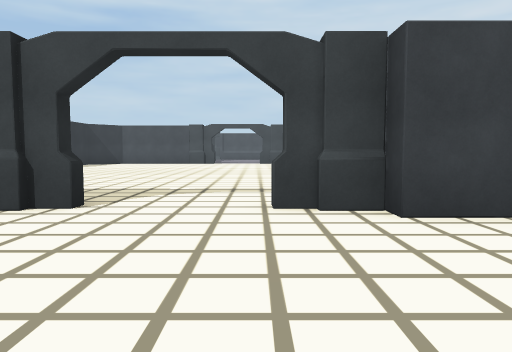
View 1 (above)

19 first-person views from a walk through a Unity game level. The camera is 1.4 m above the floor, tilts 4° down and sees 70° across. Doors are open. The floor is counted in squares, 2 m on a side. Each view is taken from the middle of a square. On the plan, view 1 faces up. The plan holds only what a view shows up to about 11 squares ahead; the rest is blank. The place goes on beyond the plan. Some animated figures are left out. Surface patterns are stand-ins for the level's own textures.

View 2
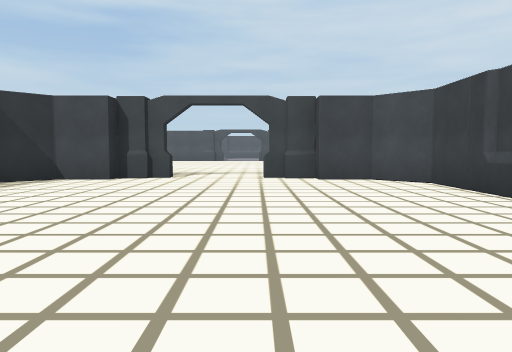

View 3
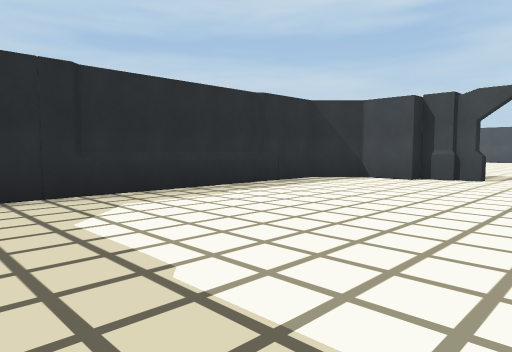

View 4
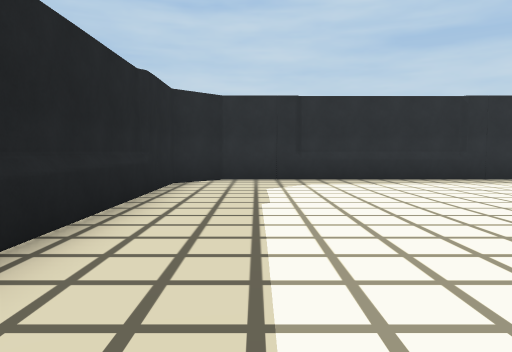

View 5
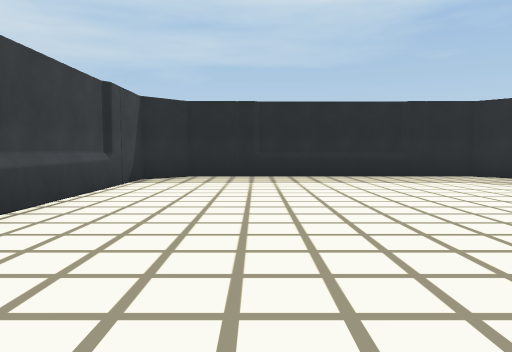

View 6
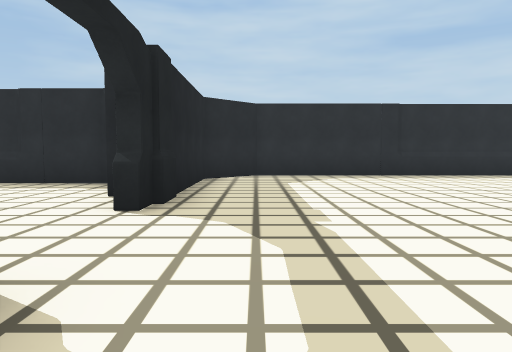

View 7
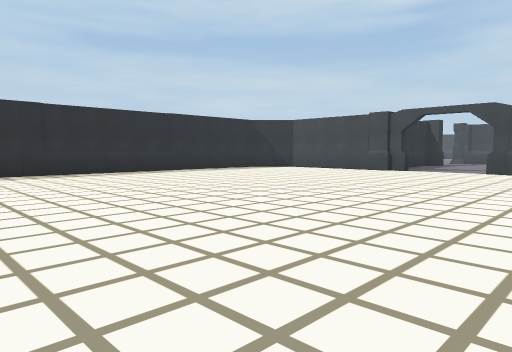

View 8
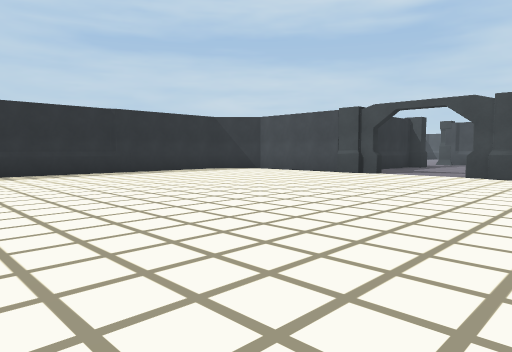

View 9
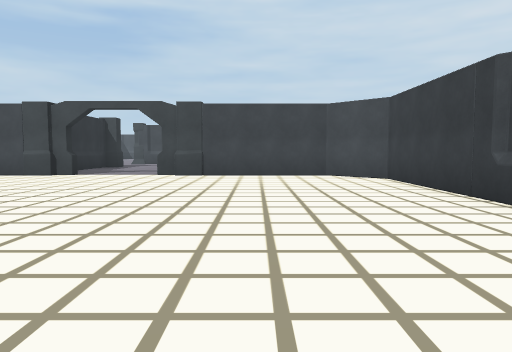

View 10
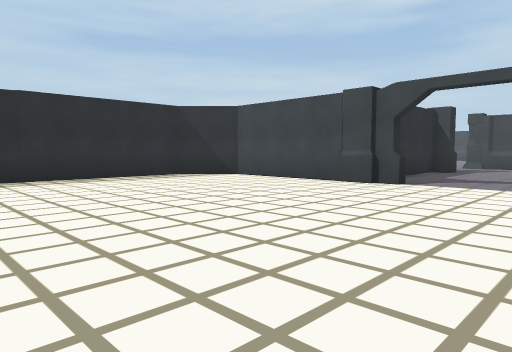

View 11
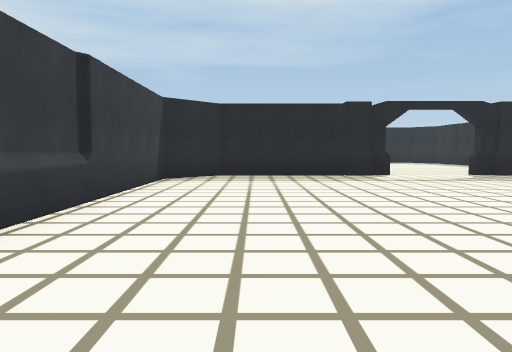

View 12
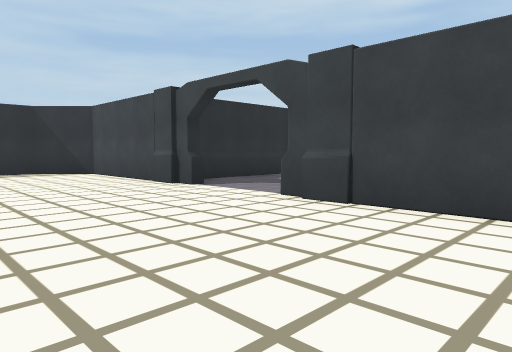

View 13
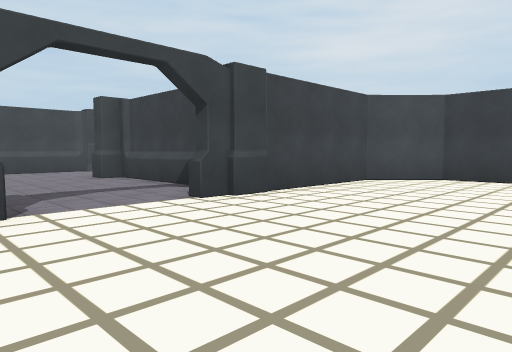

View 14
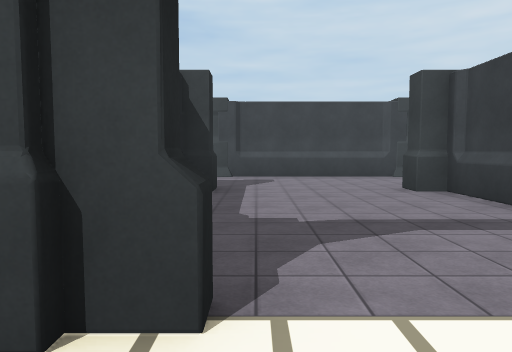

View 15
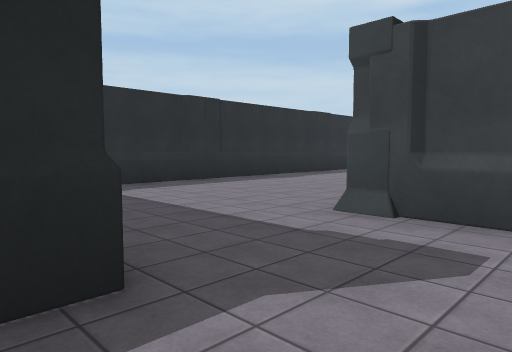

View 16
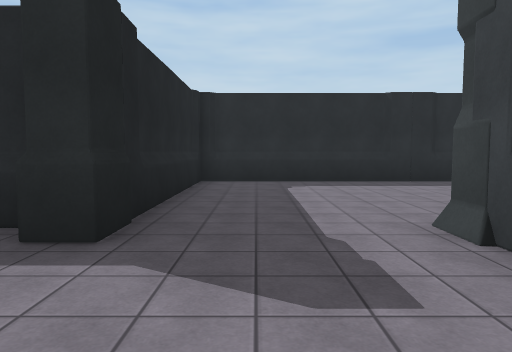

View 17
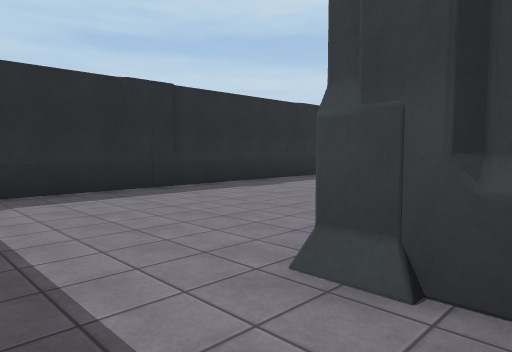

View 18
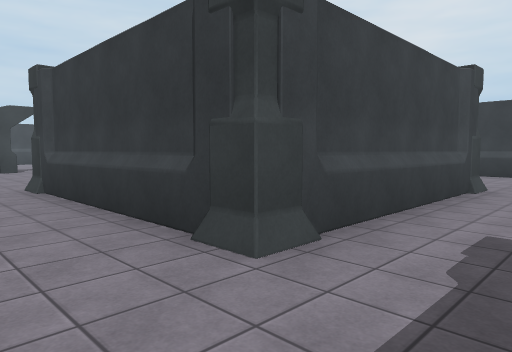

View 19
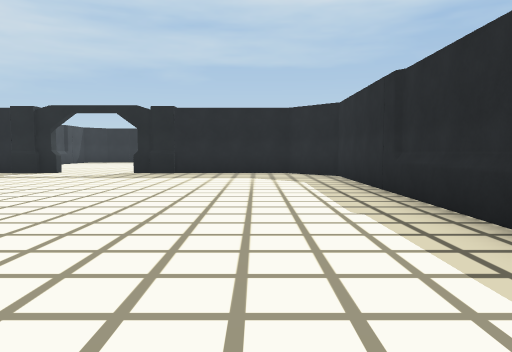

### Floor plan
Points are (right, up) in squares from view 1. A wall is a line through its corners. A room is listed if a view was taken in it or the views show most of it. See-through windows are left out.
Room 1 (views 1, 2, 3, 4, 5)
walls: (-5.7, 1.5) (-5.9, 1.1); (-2.2, 4.2) (-3.5, 4.2); (-6, -2.9) (-5.7, -3.6); (-3.5, 3.8) (-4.8, 3.8) (-5.8, 2.8) (-5.8, -4.8) (-4.8, -5.8) (2.8, -5.8) (3.7, -4.8) (3.8, 2.8) (2.8, 3.8) (1.5, 3.8) (1.5, 4.2) (0.1, 4.2); (-2.2, 4.4) (-2.9, 4.2)
ways out: open door at (-1, 4.5) to room 2
Room 2 (views 6, 7, 8, 9, 10, 11, 12, 13, 14, 19)
walls: (0.1, 4.8) (5, 4.8) (6.3, 6) (6.3, 11.9); (-2.2, 19.3) (-6.9, 19.3) (-8.3, 18) (-8.3, 6) (-7, 4.8) (-2.2, 4.8); (0.8, 19.2) (0.2, 19.4); (6.3, 13.6) (6.3, 18) (4.9, 19.3) (0.2, 19.3); (-2.2, 19.4) (-2.9, 19.2)
ways out: open door at (-1, 4.5) to room 1; open door at (-1, 19.5) to room 3
Room 3 (views 15, 16, 17, 18)
walls: (-3.2, 28.4) (-3.2, 32.5); (-0.4, 27.8) (-2.6, 27.8); (-8.2, 29.6) (-8.4, 29); (-8.3, 33.5) (-8.3, 24.8) (-2.7, 24.8) (-2.7, 24.2) (-3.2, 24.2) (-3.2, 20.4); (1.3, 21) (1.3, 24.2) (0.7, 24.2) (0.7, 24.9)
ways out: open door at (-1, 19.5) to room 2; opening at (0.5, 26.5)
objects: other object (-3, 28); other object (-3, 33)

Where each view was taken, in squares from view 1:
view 1: 0 up, 0 right, facing up
view 2: 5 down, 0 right, facing up
view 3: 5 down, 0 right, facing up-left
view 4: 4 down, 3 right, facing left
view 5: 4 up, 1 right, facing down
view 6: 6 up, 2 right, facing left
view 7: 7 up, 3 right, facing up-left
view 8: 9 up, 3 right, facing up-left
view 9: 9 up, 3 right, facing up
view 10: 12 up, 1 right, facing up-left
view 11: 15 up, 4 right, facing down
view 12: 15 up, 4 right, facing up-left
view 13: 15 up, 3 left, facing up-right
view 14: 18 up, 2 left, facing up
view 15: 24 up, 1 left, facing up-left
view 16: 26 up, 0 right, facing left
view 17: 26 up, 2 left, facing up-left
view 18: 26 up, 5 left, facing up-right
view 19: 16 up, 6 left, facing down
